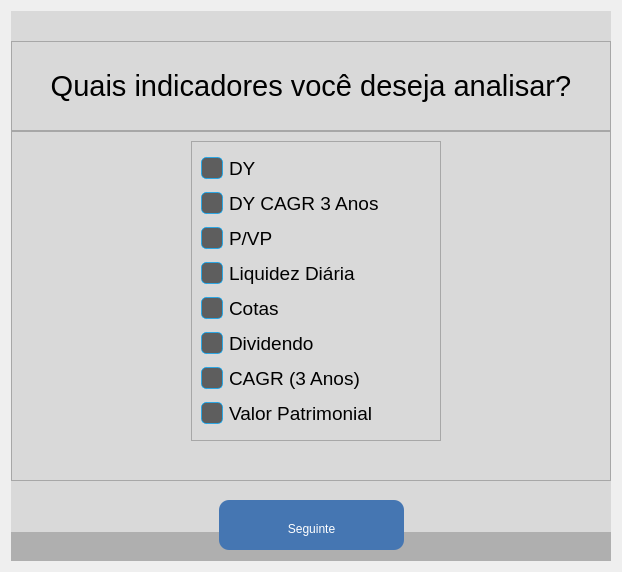
     <widget class="QWidget" name="fiisOptionsPage">
      <layout class="QHBoxLayout" name="horizontalLayout_8">
       <item>
        <widget class="QFrame" name="frame_11">
         <property name="minimumSize">
          <size>
           <width>600</width>
           <height>550</height>
          </size>
         </property>
         <property name="maximumSize">
          <size>
           <width>600</width>
           <height>600</height>
          </size>
         </property>
         <property name="styleSheet">
          <string notr="true">background-color: rgb(217, 217, 217);</string>
         </property>
         <property name="frameShape">
          <enum>QFrame::NoFrame</enum>
         </property>
         <property name="frameShadow">
          <enum>QFrame::Raised</enum>
         </property>
         <layout class="QVBoxLayout" name="verticalLayout_13">
          <property name="spacing">
           <number>0</number>
          </property>
          <property name="leftMargin">
           <number>0</number>
          </property>
          <property name="topMargin">
           <number>0</number>
          </property>
          <property name="rightMargin">
           <number>0</number>
          </property>
          <property name="bottomMargin">
           <number>0</number>
          </property>
          <item>
           <spacer name="verticalSpacer_5">
            <property name="orientation">
             <enum>Qt::Vertical</enum>
            </property>
            <property name="sizeType">
             <enum>QSizePolicy::Fixed</enum>
            </property>
            <property name="sizeHint" stdset="0">
             <size>
              <width>20</width>
              <height>30</height>
             </size>
            </property>
           </spacer>
          </item>
          <item>
           <widget class="QFrame" name="frame_17">
            <property name="maximumSize">
             <size>
              <width>16777215</width>
              <height>90</height>
             </size>
            </property>
            <property name="frameShape">
             <enum>QFrame::StyledPanel</enum>
            </property>
            <property name="frameShadow">
             <enum>QFrame::Raised</enum>
            </property>
            <layout class="QHBoxLayout" name="horizontalLayout_19">
             <item>
              <widget class="QLabel" name="label_66">
               <property name="font">
                <font>
                 <pointsize>22</pointsize>
                </font>
               </property>
               <property name="text">
                <string>Quais indicadores você deseja analisar?</string>
               </property>
               <property name="alignment">
                <set>Qt::AlignCenter</set>
               </property>
              </widget>
             </item>
            </layout>
           </widget>
          </item>
          <item>
           <widget class="QFrame" name="InformationFrame_4">
            <property name="frameShape">
             <enum>QFrame::StyledPanel</enum>
            </property>
            <property name="frameShadow">
             <enum>QFrame::Raised</enum>
            </property>
            <layout class="QVBoxLayout" name="verticalLayout_16">
             <item>
              <widget class="QFrame" name="GenderBox_4">
               <property name="styleSheet">
                <string notr="true">QCheckBox::indicator{
	background: #5E5E5E;
	border: 1px solid rgba(0, 170, 255, 0.71);
	height: 20px;
	width: 20px;
	border-radius: 5px;
}

QCheckBox::indicator:checked{
	background-color: rgb(69, 118, 178);
	height: 20px;
	width: 20px;
}

</string>
               </property>
               <property name="frameShape">
                <enum>QFrame::NoFrame</enum>
               </property>
               <property name="frameShadow">
                <enum>QFrame::Raised</enum>
               </property>
               <layout class="QHBoxLayout" name="horizontalLayout_7">
                <property name="spacing">
                 <number>5</number>
                </property>
                <property name="leftMargin">
                 <number>50</number>
                </property>
                <property name="topMargin">
                 <number>0</number>
                </property>
                <property name="rightMargin">
                 <number>40</number>
                </property>
                <property name="bottomMargin">
                 <number>0</number>
                </property>
                <item>
                 <widget class="QFrame" name="frame_7">
                  <property name="maximumSize">
                   <size>
                    <width>250</width>
                    <height>16777215</height>
                   </size>
                  </property>
                  <property name="frameShape">
                   <enum>QFrame::StyledPanel</enum>
                  </property>
                  <property name="frameShadow">
                   <enum>QFrame::Raised</enum>
                  </property>
                  <layout class="QVBoxLayout" name="verticalLayout_5">
                   <item>
                    <widget class="QCheckBox" name="Fiis_DY">
                     <property name="minimumSize">
                      <size>
                       <width>0</width>
                       <height>0</height>
                      </size>
                     </property>
                     <property name="font">
                      <font>
                       <family>Segoe UI</family>
                       <pointsize>14</pointsize>
                       <italic>false</italic>
                       <bold>false</bold>
                      </font>
                     </property>
                     <property name="focusPolicy">
                      <enum>Qt::NoFocus</enum>
                     </property>
                     <property name="styleSheet">
                      <string notr="true">font: 14pt &quot;Segoe UI&quot;;</string>
                     </property>
                     <property name="text">
                      <string>DY</string>
                     </property>
                     <property name="iconSize">
                      <size>
                       <width>31</width>
                       <height>30</height>
                      </size>
                     </property>
                     <property name="autoExclusive">
                      <bool>false</bool>
                     </property>
                    </widget>
                   </item>
                   <item>
                    <widget class="QCheckBox" name="Fiis_DY_CAGR">
                     <property name="font">
                      <font>
                       <family>Segoe UI</family>
                       <pointsize>14</pointsize>
                       <italic>false</italic>
                       <bold>false</bold>
                      </font>
                     </property>
                     <property name="focusPolicy">
                      <enum>Qt::NoFocus</enum>
                     </property>
                     <property name="styleSheet">
                      <string notr="true">font: 14pt &quot;Segoe UI&quot;;</string>
                     </property>
                     <property name="text">
                      <string>DY CAGR 3 Anos</string>
                     </property>
                     <property name="autoExclusive">
                      <bool>false</bool>
                     </property>
                    </widget>
                   </item>
                   <item>
                    <widget class="QCheckBox" name="Fiis_PVP">
                     <property name="font">
                      <font>
                       <family>Segoe UI</family>
                       <pointsize>14</pointsize>
                       <italic>false</italic>
                       <bold>false</bold>
                      </font>
                     </property>
                     <property name="focusPolicy">
                      <enum>Qt::NoFocus</enum>
                     </property>
                     <property name="styleSheet">
                      <string notr="true">font: 14pt &quot;Segoe UI&quot;;</string>
                     </property>
                     <property name="text">
                      <string>P/VP</string>
                     </property>
                     <property name="autoExclusive">
                      <bool>false</bool>
                     </property>
                    </widget>
                   </item>
                   <item>
                    <widget class="QCheckBox" name="Fiis_Liquidez">
                     <property name="font">
                      <font>
                       <family>Segoe UI</family>
                       <pointsize>14</pointsize>
                       <italic>false</italic>
                       <bold>false</bold>
                      </font>
                     </property>
                     <property name="focusPolicy">
                      <enum>Qt::NoFocus</enum>
                     </property>
                     <property name="styleSheet">
                      <string notr="true">font: 14pt &quot;Segoe UI&quot;;</string>
                     </property>
                     <property name="text">
                      <string>Liquidez Diária</string>
                     </property>
                     <property name="autoExclusive">
                      <bool>false</bool>
                     </property>
                    </widget>
                   </item>
                   <item>
                    <widget class="QCheckBox" name="Fiis_Cotas">
                     <property name="font">
                      <font>
                       <family>Segoe UI</family>
                       <pointsize>14</pointsize>
                       <italic>false</italic>
                       <bold>false</bold>
                      </font>
                     </property>
                     <property name="focusPolicy">
                      <enum>Qt::NoFocus</enum>
                     </property>
                     <property name="styleSheet">
                      <string notr="true">font: 14pt &quot;Segoe UI&quot;;</string>
                     </property>
                     <property name="text">
                      <string>Cotas</string>
                     </property>
                     <property name="autoExclusive">
                      <bool>false</bool>
                     </property>
                    </widget>
                   </item>
                   <item>
                    <widget class="QCheckBox" name="Fiis_Dividendo">
                     <property name="font">
                      <font>
                       <family>Segoe UI</family>
                       <pointsize>14</pointsize>
                       <italic>false</italic>
                       <bold>false</bold>
                      </font>
                     </property>
                     <property name="focusPolicy">
                      <enum>Qt::NoFocus</enum>
                     </property>
                     <property name="styleSheet">
                      <string notr="true">font: 14pt &quot;Segoe UI&quot;;</string>
                     </property>
                     <property name="text">
                      <string>Dividendo</string>
                     </property>
                     <property name="autoExclusive">
                      <bool>false</bool>
                     </property>
                    </widget>
                   </item>
                   <item>
                    <widget class="QCheckBox" name="Fiis_CAGR">
                     <property name="font">
                      <font>
                       <family>Segoe UI</family>
                       <pointsize>14</pointsize>
                       <italic>false</italic>
                       <bold>false</bold>
                      </font>
                     </property>
                     <property name="focusPolicy">
                      <enum>Qt::NoFocus</enum>
                     </property>
                     <property name="styleSheet">
                      <string notr="true">font: 14pt &quot;Segoe UI&quot;;</string>
                     </property>
                     <property name="text">
                      <string>CAGR (3 Anos)</string>
                     </property>
                     <property name="autoExclusive">
                      <bool>false</bool>
                     </property>
                    </widget>
                   </item>
                   <item>
                    <widget class="QCheckBox" name="Fiis_Valor">
                     <property name="font">
                      <font>
                       <family>Segoe UI</family>
                       <pointsize>14</pointsize>
                       <italic>false</italic>
                       <bold>false</bold>
                      </font>
                     </property>
                     <property name="focusPolicy">
                      <enum>Qt::NoFocus</enum>
                     </property>
                     <property name="styleSheet">
                      <string notr="true">font: 14pt &quot;Segoe UI&quot;;</string>
                     </property>
                     <property name="text">
                      <string>Valor Patrimonial</string>
                     </property>
                     <property name="autoExclusive">
                      <bool>false</bool>
                     </property>
                    </widget>
                   </item>
                  </layout>
                 </widget>
                </item>
               </layout>
              </widget>
             </item>
             <item>
              <spacer name="verticalSpacer_7">
               <property name="orientation">
                <enum>Qt::Vertical</enum>
               </property>
               <property name="sizeType">
                <enum>QSizePolicy::Fixed</enum>
               </property>
               <property name="sizeHint" stdset="0">
                <size>
                 <width>20</width>
                 <height>30</height>
                </size>
               </property>
              </spacer>
             </item>
            </layout>
           </widget>
          </item>
          <item>
           <widget class="QFrame" name="ButtonFrame_4">
            <property name="maximumSize">
             <size>
              <width>16777215</width>
              <height>80</height>
             </size>
            </property>
            <property name="styleSheet">
             <string notr="true">background-color: qlineargradient(spread:pad, x1:0.5, y1:0.5, x2:0.5, y2:1, stop:0.2746 rgba(217, 217, 217, 255), stop:0.287185 rgba(175, 175, 175, 255));
padding-top:8px;

</string>
            </property>
            <property name="frameShape">
             <enum>QFrame::NoFrame</enum>
            </property>
            <property name="frameShadow">
             <enum>QFrame::Raised</enum>
            </property>
            <layout class="QHBoxLayout" name="horizontalLayout_22">
             <property name="spacing">
              <number>0</number>
             </property>
             <property name="leftMargin">
              <number>0</number>
             </property>
             <property name="topMargin">
              <number>0</number>
             </property>
             <property name="rightMargin">
              <number>0</number>
             </property>
             <property name="bottomMargin">
              <number>0</number>
             </property>
             <item>
              <spacer name="horizontalSpacer_10">
               <property name="orientation">
                <enum>Qt::Horizontal</enum>
               </property>
               <property name="sizeHint" stdset="0">
                <size>
                 <width>40</width>
                 <height>20</height>
                </size>
               </property>
              </spacer>
             </item>
             <item>
              <widget class="QPushButton" name="fiisOptions">
               <property name="minimumSize">
                <size>
                 <width>185</width>
                 <height>50</height>
                </size>
               </property>
               <property name="maximumSize">
                <size>
                 <width>185</width>
                 <height>50</height>
                </size>
               </property>
               <property name="focusPolicy">
                <enum>Qt::NoFocus</enum>
               </property>
               <property name="styleSheet">
                <string notr="true">QPushButton {
	background-color: rgb(69, 118, 178);
	color: rgb(255, 255, 255);
	font: 22pt &quot;Arial&quot;;
	border-radius: 10px;
}

QPushButton:hover {
	border: 3px solid rgba(0, 170, 255, 0.71);
}

QPushButton:pressed {
	border: 3px solid rgba(0, 170, 255, 0.71);
    background-color:rgb(98, 168, 254);
}</string>
               </property>
               <property name="text">
                <string>Seguinte</string>
               </property>
              </widget>
             </item>
             <item>
              <spacer name="horizontalSpacer_11">
               <property name="orientation">
                <enum>Qt::Horizontal</enum>
               </property>
               <property name="sizeHint" stdset="0">
                <size>
                 <width>40</width>
                 <height>20</height>
                </size>
               </property>
              </spacer>
             </item>
            </layout>
           </widget>
          </item>
         </layout>
        </widget>
       </item>
      </layout>
     </widget>
